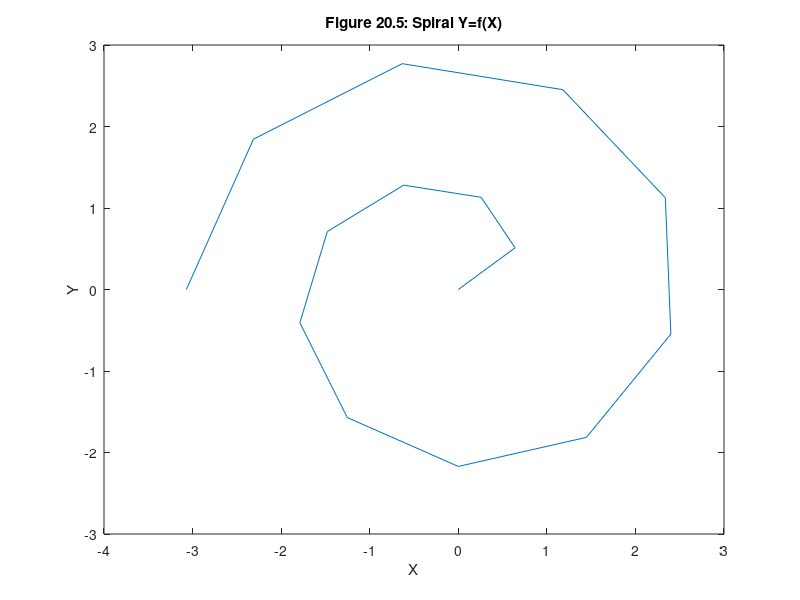

Source code (MATLAB):
t = linspace(0,3*pi,15);
x = sqrt(t).*cos(t);
y = sqrt(t).*sin(t);

plot(x,y)
xlabel('X')
ylabel('Y')
title('Figure 20.5: Spiral Y=f(X)')
